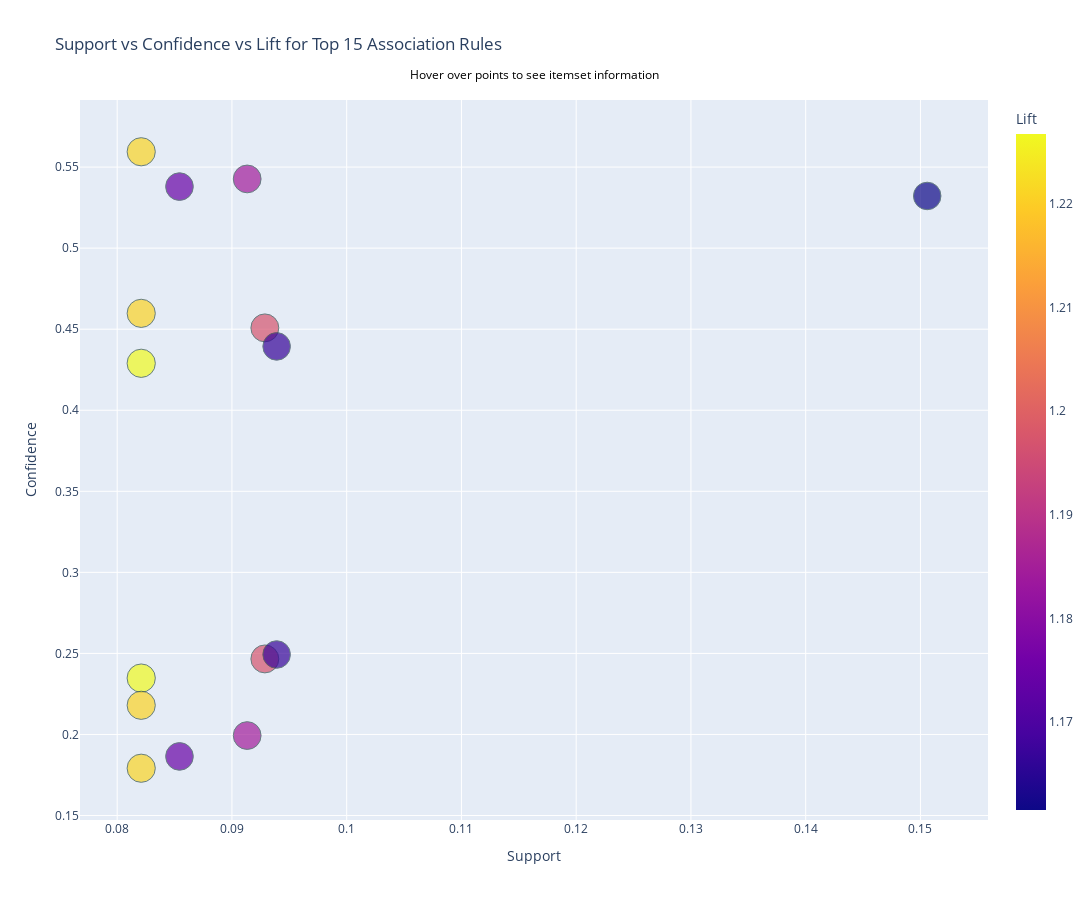

Write notebook code for a chart like this one.
### Code cell
# Plotly for support vs confidence vs lift
fig = px.scatter(top_rules, x='support', y='confidence', size='lift', color='lift', hover_data=['antecedents', 'consequents'],
                 title='Support vs Confidence vs Lift for Top 15 Association Rules', labels={
                     "support": "Support",
                     "confidence": "Confidence",
                     "lift": "Lift"
                 })
# note for user to hover over points
fig.add_annotation(
    text="Hover over points to see itemset information",
    xref="paper", yref="paper",
    x=0.5, y=1.05, showarrow=False,
    font=dict(size=12, color="black")
)

fig.update_layout(width=1100, height=900)
fig.update_traces(marker=dict(line=dict(width=1, color='DarkSlateGrey')))
fig.show()

### Figure 1 — Plotly figure (JSON) as saved in the notebook; plotly's stock layout.template omitted (floating-point values rounded to 4 significant figures)
{"data": [{"customdata": [["whole milk, other vegetables", "rolls/buns"], ["rolls/buns", "whole milk, other vegetables"], ["rolls/buns, other vegetables", "whole milk"], ["whole milk", "rolls/buns, other vegetables"], ["other vegetables", "rolls/buns, whole milk"], ["rolls/buns, whole milk", "other vegetables"], ["sausage", "other vegetables"], ["other vegetables", "sausage"], ["whole milk", "shopping bags"], ["shopping bags", "whole milk"], ["whole milk", "bottled beer"], ["bottled beer", "whole milk"], ["bottled water", "other vegetables"], ["other vegetables", "bottled water"], ["yogurt", "whole milk"]], "hovertemplate": "Support=%{x}<br>Confidence=%{y}<br>Lift=%{marker.color}<br>antecedents=%{customdata[0]}<br>consequents=%{customdata[1]}<extra></extra>", "legendgroup": "", "marker": {"color": [1.227, 1.227, 1.221, 1.221, 1.221, 1.221, 1.197, 1.197, 1.184, 1.184, 1.174, 1.174, 1.167, 1.167, 1.162], "coloraxis": "coloraxis", "line": {"color": "DarkSlateGrey", "width": 1}, "size": [1.227, 1.227, 1.221, 1.221, 1.221, 1.221, 1.197, 1.197, 1.184, 1.184, 1.174, 1.174, 1.167, 1.167, 1.162], "sizemode": "area", "sizeref": 0.003067, "symbol": "circle"}, "mode": "markers", "name": "", "orientation": "v", "showlegend": false, "type": "scatter", "x": [0.08209, 0.08209, 0.08209, 0.08209, 0.08209, 0.08209, 0.09287, 0.09287, 0.09133, 0.09133, 0.08543, 0.08543, 0.09389, 0.09389, 0.1506], "xaxis": "x", "y": [0.429, 0.2348, 0.5594, 0.1792, 0.218, 0.4598, 0.4508, 0.2466, 0.1993, 0.5427, 0.1865, 0.538, 0.4394, 0.2493, 0.5322], "yaxis": "y"}], "layout": {"annotations": [{"font": {"color": "black", "size": 12}, "showarrow": false, "text": "Hover over points to see itemset information", "x": 0.5, "xref": "paper", "y": 1.05, "yref": "paper"}], "coloraxis": {"colorbar": {"title": {"text": "Lift"}}, "colorscale": [[0, "#0d0887"], [0.1111, "#46039f"], [0.2222, "#7201a8"], [0.3333, "#9c179e"], [0.4444, "#bd3786"], [0.5556, "#d8576b"], [0.6667, "#ed7953"], [0.7778, "#fb9f3a"], [0.8889, "#fdca26"], [1, "#f0f921"]]}, "height": 900, "legend": {"itemsizing": "constant", "tracegroupgap": 0}, "title": {"text": "Support vs Confidence vs Lift for Top 15 Association Rules"}, "width": 1100, "xaxis": {"anchor": "y", "domain": [0, 1], "title": {"text": "Support"}}, "yaxis": {"anchor": "x", "domain": [0, 1], "title": {"text": "Confidence"}}}}
